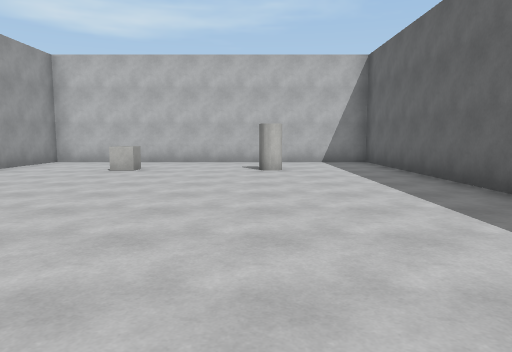
View 1 (above)

16 first-person views from a walk through a Unity game level. The camera is 1.4 m above the floor, tilts 6° down and sees 70° across. The floor is counted in squares, 2 m on a side. Each view is taken from the middle of a square. On the plan, view 1 faces up. The plan holds only what a view shows up to about 11 squares ahead; the rest is blank. The place goes on beyond the plan. The player character is not drawn. Surface patterns are stand-ins for the level's own textures.

View 2
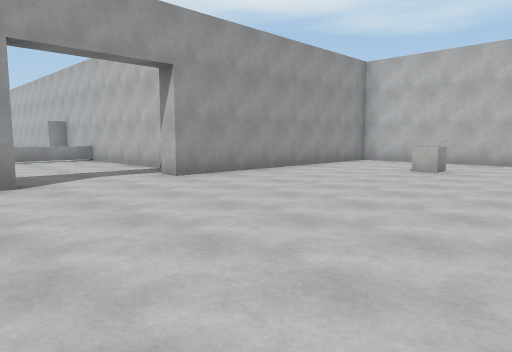

View 3
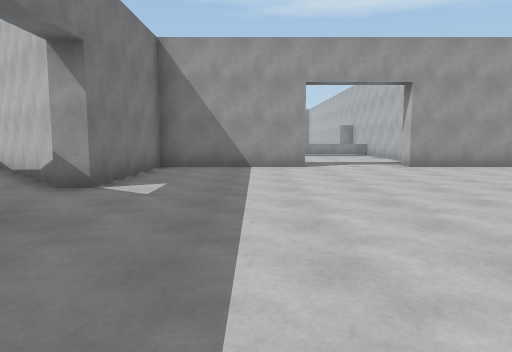

View 4
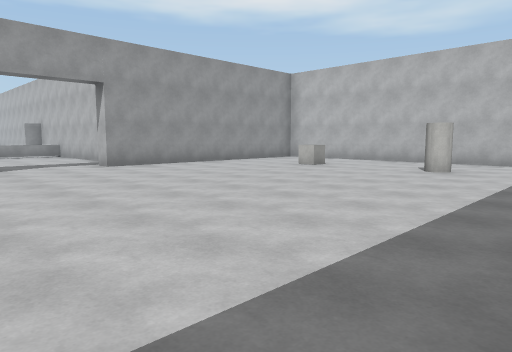

View 5
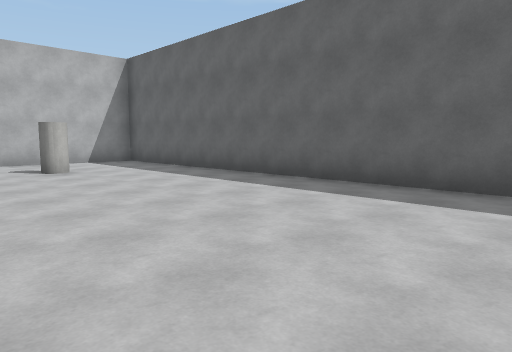

View 6
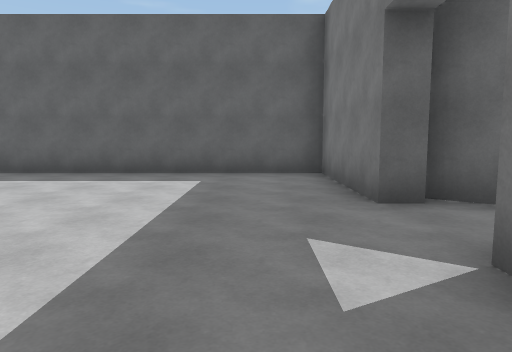

View 7
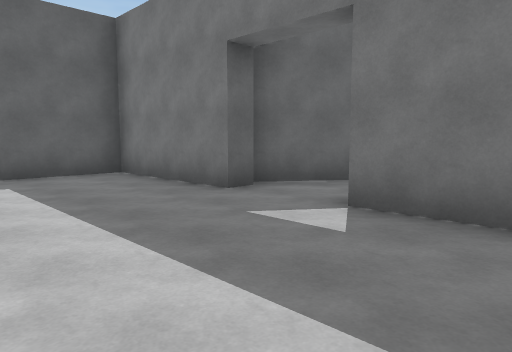

View 8
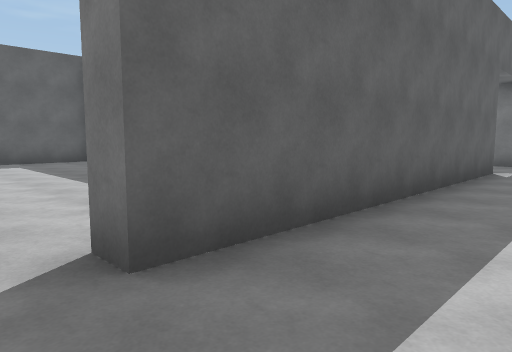

View 9
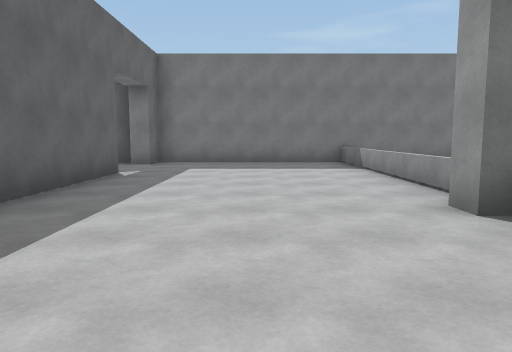

View 10
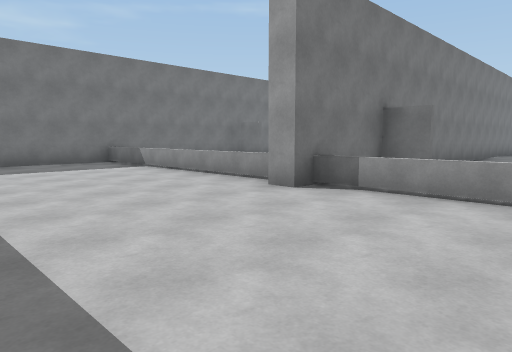

View 11
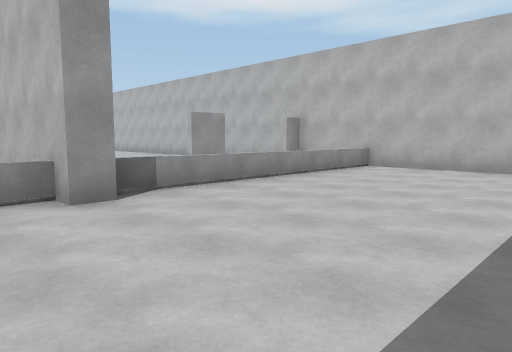

View 12
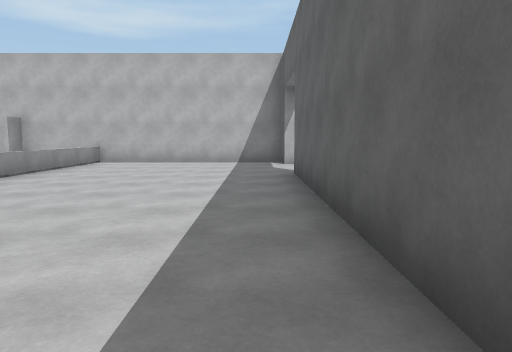

View 13
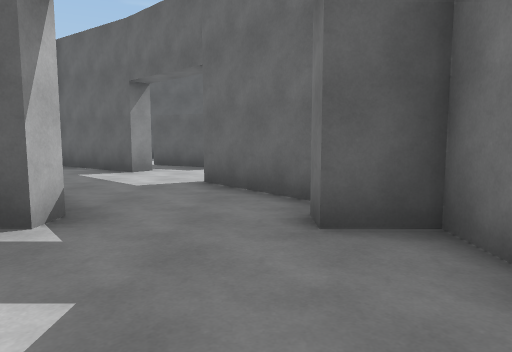

View 14
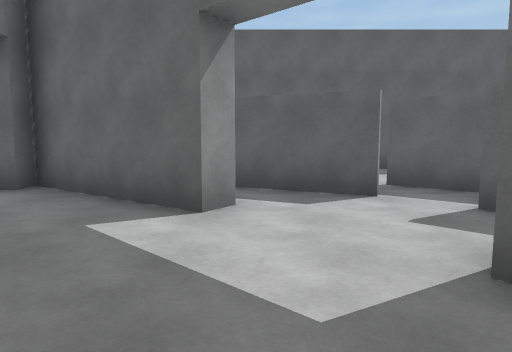

View 15
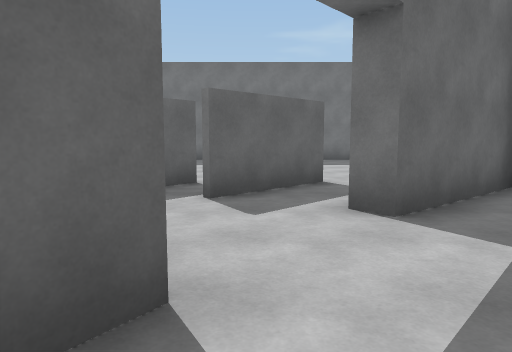

View 16
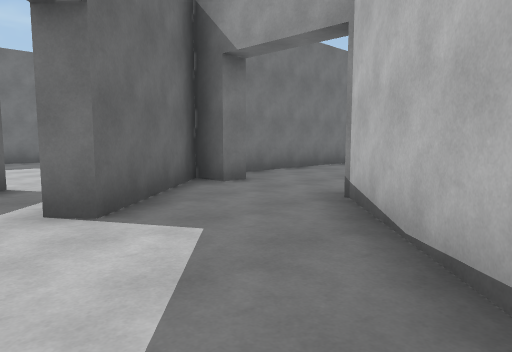

### Floor plan
Ten units are one square. View 1 is at (0, 0); x grows to the right and y downward. Boxes are objects, and circles mark ways between rooms. Rooms are numbered by the first view taken in them; rooms with no view inside come last. Other rooms are left out.
<svg viewBox="-125 -111 162 215">
<path fill="none" stroke="#000" d="M-63 -12 -57 -12 -57 23 -20 23 -20 27M-1 27 -1 23 32 23 32 -106 -57 -106 -57 -37 -63 -37M-7 43 4 27M-110 23 -110 27M-58 63 -63 63 -63 -12M-57 92 -45 83M-120 94 -63 94 -63 85 -57 85M-63 -37 -63 -44 -119 -44M-114 26 -114 95M-114 -44 -114 22M-12 58 -16 55 -7 43M-45 83 -32 72 -29 76M-7 75 3 54M-20 27 -58 63M-31 99 -15 82M-11 97 4 79"/>
<rect x="-35" y="-85" width="10" height="10" fill="#bbb"><title>cube</title></rect>
<rect x="-5" y="-85" width="10" height="10" fill="#bbb"><title>cylinder</title></rect>
<circle cx="-60" cy="-25" r="3" fill="#2a7"/>
<circle cx="-20" cy="30" r="3" fill="#2a7"/>
<circle cx="-60" cy="70" r="3" fill="#2a7"/>
<text x="-10" y="-40">1</text>
<text x="-90" y="30">2</text>
<text x="-30" y="60">3</text>
</svg>
Room 1 opens to room 2. Room 1 opens to room 3. Room 2 opens to room 3.

Where each view was taken, in squares from view 1:
view 1: 0 up, 0 right, facing up
view 2: 0 up, 0 right, facing up-left
view 3: 0 up, 3 right, facing left
view 4: 0 up, 3 right, facing up-left
view 5: 0 up, 2 left, facing up-right
view 6: 1 down, 4 left, facing right
view 7: 1 up, 4 left, facing down-right
view 8: 2 up, 8 left, facing down-right
view 9: 1 up, 9 left, facing down
view 10: 1 up, 7 left, facing down-left
view 11: 4 down, 7 left, facing up-left
view 12: 6 down, 7 left, facing up
view 13: 8 down, 9 left, facing right
view 14: 6 down, 5 left, facing right
view 15: 4 down, 2 left, facing down
view 16: 4 down, 2 left, facing down-left
